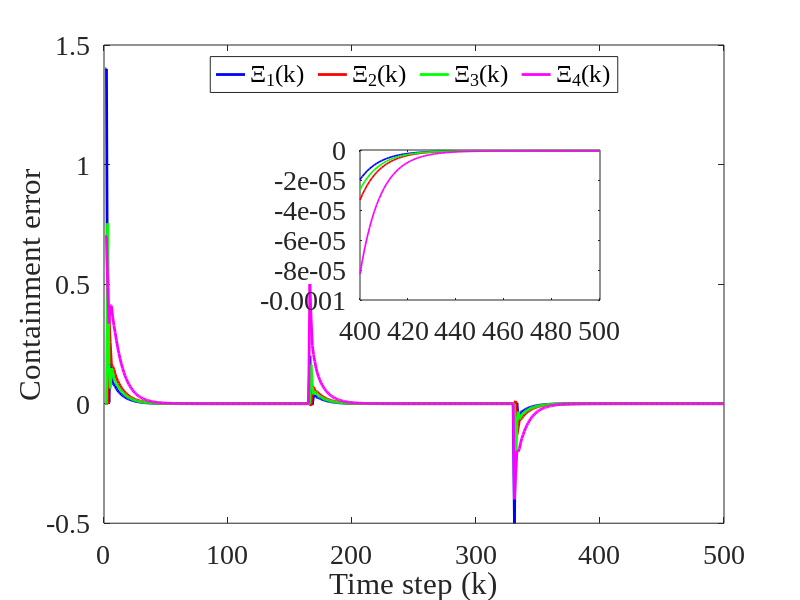

Reproduce this figure in MATLAB.
clc; clear;

%Parameters

rho = 10.5;
eta = 5;
lamda = 120;
mu = 80.5;
epsilon = 1e-5;
alpha = 1;

T = 0.1;
gamma1 = 0.05;
gamma2 = 0.05;
gamma3 = 0.05;
gamma4 = 0.05;

beta = 10;
sigma = 95;
tau = 1e-5;
nena = 1e-5;

rT = 1024;
L = 200;
m = 500;
n =600;


% initialization 

phi1 = zeros(m+1, 1);
phi2 = zeros(m+1, 1);
phi3 = zeros(m+1, 1);
phi4 = zeros(m+1, 1);

mfa1 = zeros(m+1, 1);
mfa2 = zeros(m+1, 1);
mfa3 = zeros(m+1, 1);
mfa4 = zeros(m+1, 1);

sm1 = zeros(m,1);
sm2 = zeros(m,1);
sm3 = zeros(m,1);
sm4 = zeros(m,1);

y1 = zeros(m+1, 1);
y2 = zeros(m+1, 1);
y3 = zeros(m+1, 1);
y4 = zeros(m+1, 1);

u1 = zeros(m,1);
u2 = zeros(m,1);
u3 = zeros(m,1);
u4 = zeros(m,1);

xi1 = zeros(m, 1);
xi2 = zeros(m, 1);
xi3 = zeros(m, 1);
xi4 = zeros(m, 1);

s1 = zeros(m, 1);
s2 = zeros(m, 1);
s3 = zeros(m, 1);
s4 = zeros(m, 1);

omega1 = zeros(m, 1);
omega2 = zeros(m, 1);
omega3 = zeros(m, 1);
omega4 = zeros(m, 1);

%Time Invarying Leaders signals (w5, w6)
% Preallocate arrays (adjust size if needed)
w5 = zeros(1, m);  % example length, adjust as needed
w6 = zeros(1, m);  % example length, adjust as needed

% Set w5 values according to conditions
w5(1:165)     = 1.4;
w5(166:330)   = 1.6;
w5(331:end)   = 1.1;

% Set w6 values according to conditions
w6(1:165)     = 0.7;
w6(166:330)   = 1.2;
w6(331:end)   = 0.8;

% Variation 1: Low-frequency, same amplitude, phase-shifted signals



% % Time vector for sinusoidal signals
% k = 1:m;
% t = (k-1) * T; % Time vector: t = (k-1)*T

% % Define sinusoidal leader signals (choose one of the variations below)

% % Variation 1: Low-frequency, same amplitude, phase-shifted signals
% w5 = 0.5 + 0.25 * sin(0.1 * t); % Amplitude = 0.25, frequency = 0.1 rad/s, offset = 1.15
% w6 = 0.5 + 0.25 * sin(0.1 * t + pi/2); % Same amplitude and frequency, phase shift = pi/2



for k = 1:m

    if k == 1
        phi1(k) = 1;
        phi2(k) = 1;
        phi3(k) = 1;
        phi4(k) = 1;
    elseif k == 2
        phi1(k) = phi1(k-1) + (eta * u1(k-1) / (mu + u1(k-1)^2)) * (y1(k) - phi1(k-1)*u1(k-1));
        phi2(k) = phi2(k-1) + (eta * u2(k-1) / (mu + u2(k-1)^2)) * (y2(k) - phi2(k-1)*u2(k-1));
        phi3(k) = phi3(k-1) + (eta * u3(k-1) / (mu + u3(k-1)^2)) * (y3(k) - phi3(k-1)*u3(k-1));
        phi4(k) = phi4(k-1) + (eta * u4(k-1) / (mu + u4(k-1)^2)) * (y4(k) - phi4(k-1)*u4(k-1));
    else
        phi1(k) = phi1(k-1) + (eta * (u1(k-1) - u1(k-2)) / (mu + (u1(k-1) - u1(k-2))^2)) * (y1(k) - y1(k-1) - phi1(k-1) * (u1(k-1) - u1(k-2)));
        phi2(k) = phi2(k-1) + (eta * (u2(k-1) - u2(k-2)) / (mu + (u2(k-1) - u2(k-2))^2)) * (y2(k) - y2(k-1) - phi2(k-1) * (u2(k-1) - u2(k-2)));
        phi3(k) = phi3(k-1) + (eta * (u3(k-1) - u3(k-2)) / (mu + (u3(k-1) - u3(k-2))^2)) * (y3(k) - y3(k-1) - phi3(k-1) * (u3(k-1) - u3(k-2)));
        phi4(k) = phi4(k-1) + (eta * (u4(k-1) - u4(k-2)) / (mu + (u4(k-1) - u4(k-2))^2)) * (y4(k) - y4(k-1) - phi4(k-1) * (u4(k-1) - u4(k-2)));
    end

    % Stability protection
    if k > 2 && (abs(phi1(k)) <= epsilon || abs(u1(k - 1) - u1(k - 2)) <= epsilon || sign(phi1(k)) ~= sign(phi1(1)))
        phi1(k) = phi1(1);
    end
    
    if k > 2 && (abs(phi2(k)) <= epsilon || abs(u2(k - 1) - u2(k - 2)) <= epsilon || sign(phi2(k)) ~= sign(phi2(1)))
        phi2(k) = phi2(1);
    end
    
    if k > 2 && (abs(phi3(k)) <= epsilon || abs(u3(k - 1) - u3(k - 2)) <= epsilon || sign(phi3(k)) ~= sign(phi3(1)))
        phi3(k) = phi3(1);
    end
    
    if k > 2 && (abs(phi4(k)) <= epsilon || abs(u4(k - 1) - u4(k - 2)) <= epsilon || sign(phi4(k)) ~= sign(phi4(1)))
        phi4(k) = phi4(1);
    end

    % Example for one time step:
    xi1(k) = y2(k) - 2 * y1(k) + w5(k);
    xi2(k) = y3(k) - y2(k);
    xi3(k) = y4(k) - 2 * y3(k) + y1(k);
    xi4(k) = y2(k) - 2 * y4(k) + w6(k);

    % Fix: Handle k=1 case for sliding surfaces
    if k == 1
        s1(k) = 0;
        s2(k) = 0;
        s3(k) = 0;
        s4(k) = 0;
    else
        s1(k) = alpha * xi1(k) - xi1(k-1);
        s2(k) = alpha * xi2(k) - xi2(k-1);
        s3(k) = alpha * xi3(k) - xi3(k-1);
        s4(k) = alpha * xi4(k) - xi4(k-1);
    end

    % Fix: Handle k=1 case for sliding surfaces
    if k == 1
        omega1(k) = 0;
        omega2(k) = 0;
        omega3(k) = 0;
        omega4(k) = 0;
    else
        omega1(k) = s1(k) + tau * (s1(k-1));
        omega2(k) = s2(k) + tau * (s2(k-1));
        omega3(k) = s3(k) + tau * (s3(k-1));
        omega4(k) = s4(k) + tau * (s4(k-1));
    end

    if k == 1
        mfa1(k) = 0;
        mfa2(k) = 0;
        mfa3(k) = 0;
        mfa4(k) = 0;
    else
        mfa1(k) = mfa1(k-1) + (rho * phi1(k)) / (lamda + abs(phi1(k)^2)) * xi1(k);
        mfa2(k) = mfa2(k-1) + (rho * phi2(k)) / (lamda + abs(phi2(k)^2)) * xi2(k);
        mfa3(k) = mfa3(k-1) + (rho * phi3(k)) / (lamda + abs(phi3(k)^2)) * xi3(k);
        mfa4(k) = mfa4(k-1) + (rho * phi4(k)) / (lamda + abs(phi4(k)^2)) * xi4(k);
    end


    % SMC updates
    if k == 1 
        sm1(k) = 0;
        sm2(k) = 0;
        sm3(k) = 0;
        sm4(k) = 0;
    else
        sm1(k) = sm1(k-1) + (beta * phi1(k)) / (sigma + (phi1(k))^2) * ...
            ( (xi1(k) + (y4(k) - y4(k-1)) + (w5(k) - w5(k-1))+(w6(k) - w6(k-1))) / (1 + 1) ...
            + (1-tau * alpha) * xi1(k) - tau * xi1(k-1) / (alpha * (2)) + nena * sign(omega1(k)) );

        sm2(k) = sm2(k-1) + (beta * phi2(k)) / (sigma + (phi2(k))^2) * ...
            ( (xi2(k) + (y3(k) - y3(k-1)) + (w5(k) - w5(k-1))+(w6(k) - w6(k-1))) / (1) ...
            + (1-tau * alpha) * xi2(k) - tau * xi2(k-1) / (alpha * (1)) + nena * sign(omega2(k)) );


        sm3(k) = sm3(k-1) + (beta * phi3(k)) / (sigma + (phi3(k))^2) * ...
            ( (xi3(k) + (y1(k) - y1(k-1)) + (y4(k) - y4(k-1)) + (w5(k) - w5(k-1))+(w6(k) - w6(k-1))) / (2) ...
            + (1-tau * alpha) * xi3(k) - tau * xi3(k-1) / (alpha * (2)) + nena * sign(omega3(k)) );


        sm4(k) = sm4(k-1) + (beta * phi4(k)) / (sigma + (phi4(k))^2) * ...
            ( (xi4(k) + (y2(k) - y3(k-1)) + (w5(k) - w5(k-1))+(w6(k) - w6(k-1))) / (2) ...
            + (1-tau * alpha) * xi4(k) - tau * xi4(k-1) / (alpha * (2)) + nena * sign(omega4(k)) );
    end

    % Control signal
    if k == 1
        u1(k) = 0;
        u2(k) = 0;
        u3(k) = 0;
        u4(k) = 0;
    else
        u1(k) = mfa1(k) + gamma1 * sm1(k);
        u2(k) = mfa2(k) + gamma2 * sm2(k);
        u3(k) = mfa3(k) + gamma3 * sm3(k);
        u4(k) = mfa4(k) + gamma4 * sm4(k);
    end
    if k == 1
        y1(k) = 0;
        y2(k) = 0;
        y3(k) = 0;
        y4(k) = 0;
    end

    % System dynamics (example, replace with actual system equations)

    y1(k + 1) = m / (rT * 0.1) * u1(k);
    y2(k + 1) = m / (rT * 0.1) * u2(k);
    y3(k + 1) = m / (rT * 0.1) * u3(k);
    y4(k + 1) = m / (rT * 0.3) * u4(k);

    
    % Ensure y values do not exceed bounds (example, adjust as needed)
 
    % y1(k) = max(0, min(1, y1(k)));
    % y2(k) = max(0, min(1, y2(k)));
    % y3(k) = max(0, min(1, y3(k)));
    % y4(k) = max(0, min(1, y4(k)));
    % % Ensure u values do not exceed bounds (example, adjust as needed)
    % u1(k) = max(0, min(1, u1(k)));
    % u2(k) = max(0, min(1, u2(k)));
    % u3(k) = max(0, min(1, u3(k)));
    % u4(k) = max(0, min(1, u4(k)));
    % % Ensure phi values do not exceed bounds (example, adjust as needed)
    % phi1(k) = max(0, min(1, phi1(k)));
    % phi2(k) = max(0, min(1, phi2(k)));
    % phi3(k) = max(0, min(1, phi3(k)));
    % phi4(k) = max(0, min(1, phi4(k)));

    % Plotting



end

% Time vector
k = 1:m;

% Create a main figure window
figure('Position', [100, 100, 1000, 550]);

% Define zoom range (adjust as needed)
zoomStart = 400;
zoomEnd = m;
zoomed_fontsize = 20;
font_size = 20;
font_family = 'Times New Roman';

% Agent 1
% subplot(2,2,1);
% === Combined Containment Error Plot for All Agents ===

plot(k, xi1(1:m), 'b', 'LineWidth', 2); hold on;
plot(k, xi2(1:m), 'r', 'LineWidth', 2);
plot(k, xi3(1:m), 'g', 'LineWidth', 2);
plot(k, xi4(1:m), 'm', 'LineWidth', 2);

% Main labels and title
% title('Containment Errors of All Agents', 'FontSize', font_size, 'FontName', font_family);
xlabel('Time step (k)', 'FontSize', font_size, 'FontName', font_family);
ylabel('Containment error', 'FontSize', font_size, 'FontName', font_family);

% Legend
legend({'\Xi_1(k)', '\Xi_2(k)', '\Xi_3(k)', '\Xi_4(k)'}, ...
    'FontSize', font_size, 'FontName', font_family,'Location', 'north', 'Orientation', 'horizontal');

grid off;
set(gca, 'FontSize', font_size, 'FontName', font_family);

% === Zoomed Inset (for all agents in the same zoom window) ===
axes('Position', [0.45 0.50 0.30 0.25]); % inset position
box on; hold on;

plot(k(zoomStart:zoomEnd), xi1(zoomStart:zoomEnd), 'b', 'LineWidth', 1.2);
plot(k(zoomStart:zoomEnd), xi2(zoomStart:zoomEnd), 'r', 'LineWidth', 1.2);
plot(k(zoomStart:zoomEnd), xi3(zoomStart:zoomEnd), 'g', 'LineWidth', 1.2);
plot(k(zoomStart:zoomEnd), xi4(zoomStart:zoomEnd), 'm', 'LineWidth', 1.2);

% ylim([-0.05 0.05]); % adjust depending on your data
set(gca, 'FontSize', zoomed_fontsize, 'FontName', font_family);
% title('Zoomed View', 'FontSize', zoomed_fontsize, 'FontName', font_family);



    
